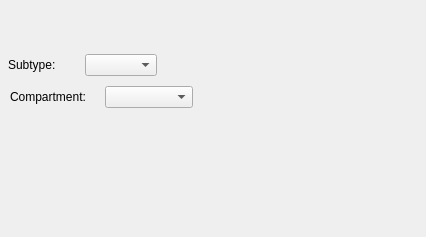
<?xml version="1.0" encoding="UTF-8"?>
<ui version="4.0">
 <class>NeuronWidget</class>
 <widget class="QWidget" name="NeuronWidget">
  <property name="geometry">
   <rect>
    <x>0</x>
    <y>0</y>
    <width>426</width>
    <height>237</height>
   </rect>
  </property>
  <property name="windowTitle">
   <string>Form</string>
  </property>
  <widget class="DataExchangeWidget" name="dataExchangeWidget" native="true">
   <property name="geometry">
    <rect>
     <x>7</x>
     <y>31</y>
     <width>149</width>
     <height>16</height>
    </rect>
   </property>
  </widget>
  <widget class="DataSymbolWidget" name="objectSymbolWidget" native="true">
   <property name="geometry">
    <rect>
     <x>6</x>
     <y>6</y>
     <width>151</width>
     <height>16</height>
    </rect>
   </property>
  </widget>
  <widget class="QWidget" name="">
   <property name="geometry">
    <rect>
     <x>8</x>
     <y>48</y>
     <width>149</width>
     <height>34</height>
    </rect>
   </property>
   <layout class="QHBoxLayout" name="horizontalLayout">
    <item>
     <widget class="QLabel" name="label_2">
      <property name="text">
       <string>Subtype:</string>
      </property>
      <property name="buddy">
       <cstring>cellSubTypeComboBox</cstring>
      </property>
     </widget>
    </item>
    <item>
     <widget class="QComboBox" name="cellSubTypeComboBox"/>
    </item>
   </layout>
  </widget>
  <widget class="QWidget" name="">
   <property name="geometry">
    <rect>
     <x>10</x>
     <y>80</y>
     <width>183</width>
     <height>34</height>
    </rect>
   </property>
   <layout class="QHBoxLayout" name="horizontalLayout_2">
    <item>
     <widget class="QLabel" name="label">
      <property name="text">
       <string>Compartment:</string>
      </property>
      <property name="buddy">
       <cstring>neuronCompartmentTypeComboBox</cstring>
      </property>
     </widget>
    </item>
    <item>
     <widget class="QComboBox" name="neuronCompartmentTypeComboBox"/>
    </item>
   </layout>
  </widget>
 </widget>
 <customwidgets>
  <customwidget>
   <class>DataExchangeWidget</class>
   <extends>QWidget</extends>
   <header location="global">gui.widgets.dataexchangewidget</header>
   <container>1</container>
  </customwidget>
  <customwidget>
   <class>DataSymbolWidget</class>
   <extends>QWidget</extends>
   <header location="global">gui.widgets.datasymbolwidget</header>
   <container>1</container>
  </customwidget>
 </customwidgets>
 <resources/>
 <connections/>
</ui>
